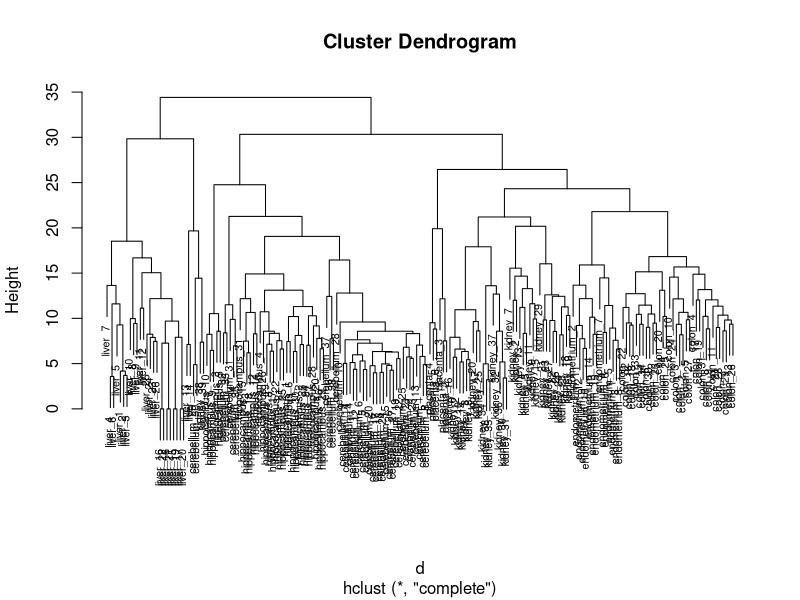
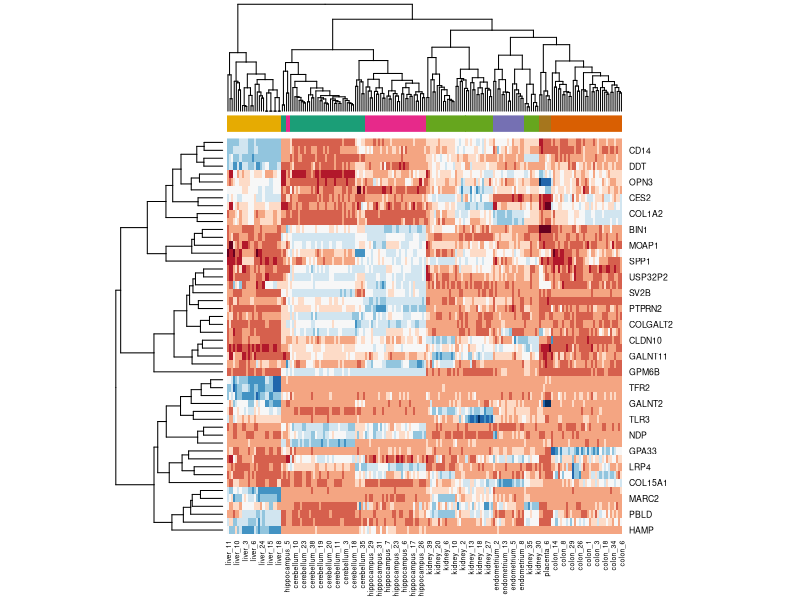

Write R code to recreate these figures, in order.
#Ejercicio_N05_S06_Clustering

library(tidyverse)
library(dslabs)
library(caret)

data("tissue_gene_expression")

#Q1

#Cargue tissue_gene_expression. Remueva la fila de premedio y calcule la distancia entre cada observacion. Almacene el resultado en un objeto llamado d.

d <- dist(tissue_gene_expression$x - rowMeans(tissue_gene_expression$x))

head(d)


#Q2

#Haga un diagrama de agrupamiento jerárquico y agregue los tipos de tejido como etiquetas.

#Observarás múltiples ramas.

#¿Qué tipo de tejido está en la rama más a la izquierda?

h1 <- hclust(d)

plot(h1, cex = 0.65)


#Q3

#Ejecute una agrupación k-means en los datos con K = 7. Haga una tabla que compare los grupos identificados con los tipos de tejido reales. Ejecute el algoritmo varias veces para ver cómo cambia la respuesta.

#¿Qué observas para la agrupación del tejido hepático?

cl <- kmeans(tissue_gene_expression$x, centers = 7)

table(cl$cluster, tissue_gene_expression$y)


#Q4

#Seleccione los 50 genes más variables. Asegúrese de que las observaciones aparezcan en las columnas, que el predictor esté centrado, y agregue una barra de color para mostrar los diferentes tipos de tejidos. Sugerencia: use el argumento ColSideColors para asignar colores. Además, use col = RColorBrewer :: brewer.pal (11, "RdBu") para un mejor uso de los colores.


library(RColorBrewer)
sds <- matrixStats::colSds(tissue_gene_expression$x)
ind <- order(sds, decreasing = TRUE)[1:50]
colors <- brewer.pal(7, "Dark2")[as.numeric(tissue_gene_expression$y)]


heatmap(t(tissue_gene_expression$x[,ind]), col = brewer.pal(11, "RdBu"), scale = "row", ColSideColors = colors)

#heatmap(t(tissue_gene_expression$x[,ind]), col = brewer.pal(11, "RdBu"), scale = "row", ColSideColors = rev(colors))

#heatmap(t(tissue_gene_expression$x[,ind]), col = brewer.pal(11, "RdBu"), scale = "row", ColSideColors = sample(colors))

#heatmap(t(tissue_gene_expression$x[,ind]), col = brewer.pal(11, "RdBu"), scale = "row", ColSideColors = sample(colors))
